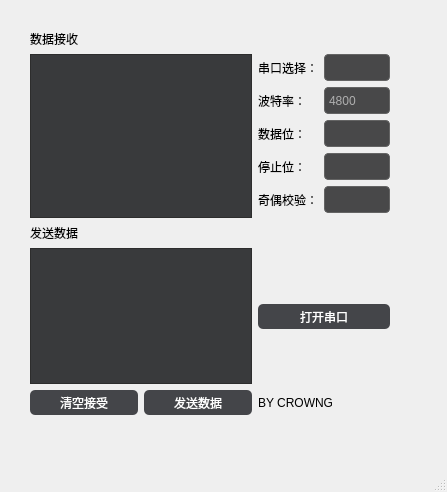
<?xml version="1.0" encoding="UTF-8"?>
<ui version="4.0">
 <class>MainWindow</class>
 <widget class="QMainWindow" name="MainWindow">
  <property name="geometry">
   <rect>
    <x>0</x>
    <y>0</y>
    <width>447</width>
    <height>492</height>
   </rect>
  </property>
  <property name="windowTitle">
   <string>MainWindow</string>
  </property>
  <widget class="QWidget" name="centralwidget">
   <widget class="QWidget" name="centralWidget" native="true">
    <property name="geometry">
     <rect>
      <x>30</x>
      <y>30</y>
      <width>360</width>
      <height>385</height>
     </rect>
    </property>
    <property name="styleSheet">
     <string notr="true">QLabel
{
font: 75 10pt &quot;Adobe Caslon Pro Bold&quot;;
}

QComboBox {
        height: 25px;
        border-radius: 4px;
        border: 1px solid rgb(100, 100, 100);
        background: rgb(72, 72, 73);
}
QComboBox:enabled {
        color: rgb(175, 175, 175);
}
QComboBox:!enabled {
        color: rgb(155, 155, 155);
}
QComboBox:enabled:hover, QComboBox:enabled:focus {
        color: rgb(230, 230, 230);
        background: rgb(68, 69, 73);
}
QComboBox::drop-down {
        width: 20px;
        border: none;
        background: transparent;
}
QComboBox::drop-down:hover {
        background: rgba(255, 255, 255, 30);
}
QComboBox::down-arrow {
        image: url(:/Black/arrowBottom);
}
QComboBox::down-arrow:on {
        /**top: 1px;**/
}
QComboBox QAbstractItemView {
        border: 1px solid rgb(100, 100, 100);
        background: rgb(68, 69, 73);
        outline: none;
}
QComboBox QAbstractItemView::item {
        height: 25px;
        color: rgb(175, 175, 175);
}
QComboBox QAbstractItemView::item:selected {
        background: rgba(255, 255, 255, 40);
        color: rgb(230, 230, 230);
}

QPushButton{
        border-radius: 4px;
        border: none;
        width: 75px;
        height: 25px;
}
QPushButton:enabled {
        background: rgb(68, 69, 73);
        color: white;
}
QPushButton:!enabled {
        background: rgb(100, 100, 100);
        color: rgb(200, 200, 200);
}
QPushButton:enabled:hover{
        background: rgb(85, 85, 85);
}
QPushButton:enabled:pressed{
        background: rgb(80, 80, 80);
}

QPushButton#blueButton {
        color: white;
}
QPushButton#blueButton:enabled {
        background: rgb(0, 165, 235);
        color: white;
}
QPushButton#blueButton:!enabled {
        background: gray;
        color: rgb(200, 200, 200);
}
QPushButton#blueButton:enabled:hover {
        background: rgb(0, 180, 255);
}
QPushButton#blueButton:enabled:pressed {
        background: rgb(0, 140, 215);
}

QPushButton#selectButton {
        border: none;
        border-radius: none;
        border-left: 1px solid rgb(100, 100, 100);
        image: url(:/Black/scan);
        background: transparent;
        color: white;
}
QPushButton#selectButton:enabled:hover{
        background: rgb(85, 85, 85);
}
QPushButton#selectButton:enabled:pressed{
        background: rgb(80, 80, 80);
}

QPushButton#linkButton {
        background: transparent;
        color: rgb(0, 160, 230);
        text-align:left;
}
QPushButton#linkButton:hover {
        color: rgb(20, 185, 255);
        text-decoration: underline;
}
QPushButton#linkButton:pressed {
        color: rgb(0, 160, 230);
}

QPushButton#transparentButton {
        background: transparent;
}
QPushButton
{
    font-family:Microsoft Yahei;
    color:white;
    background-color:rgb(14 , 150 , 254);
    border-radius:5px;
}

QPushButton:hover
{
    background-color:rgb(44 , 137 , 255);
	
}

QPushButton:pressed
{
    background-color:rgb(14 , 135 , 228);

    padding-left:3px;
    padding-top:3px;
}

QTextEdit {
        border: 1px solid rgb(45, 45, 45);
        color: rgb(175, 175, 175);
        background: rgb(57, 58, 60);
}

QLineEdit {
        border-radius: 4px;
        height: 25px;
        border: 1px solid rgb(100, 100, 100);
        background: rgb(72, 72, 73);
}
QLineEdit:enabled {
        color: rgb(175, 175, 175);
}
QLineEdit:enabled:hover, QLineEdit:enabled:focus {
        color: rgb(230, 230, 230);
}
QLineEdit:!enabled {
        color: rgb(155, 155, 155);
}


QRadioButton{

}
QProgressBar{
        border: none;
        color: rgb(68, 69, 73);
        text-align: center;
        background: rgb(68, 69, 73);
}
QProgressBar::chunk {
        border: none;
        background: rgb(0, 160, 230);
}

</string>
    </property>
    <layout class="QGridLayout" name="gridLayout">
     <item row="3" column="0" rowspan="3" colspan="2">
      <widget class="QTextEdit" name="textEdit_2"/>
     </item>
     <item row="6" column="0">
      <widget class="QPushButton" name="clearButton">
       <property name="text">
        <string>清空接受</string>
       </property>
      </widget>
     </item>
     <item row="6" column="1">
      <widget class="QPushButton" name="sendButton">
       <property name="text">
        <string>发送数据</string>
       </property>
      </widget>
     </item>
     <item row="1" column="0" colspan="2">
      <widget class="QTextEdit" name="textEdit"/>
     </item>
     <item row="6" column="2">
      <widget class="QLabel" name="label_8">
       <property name="text">
        <string>BY CROWNG</string>
       </property>
      </widget>
     </item>
     <item row="1" column="2" rowspan="2">
      <layout class="QFormLayout" name="formLayout">
       <item row="0" column="0">
        <widget class="QLabel" name="label_3">
         <property name="text">
          <string>串口选择：</string>
         </property>
         <property name="textFormat">
          <enum>Qt::AutoText</enum>
         </property>
        </widget>
       </item>
       <item row="0" column="1">
        <widget class="QComboBox" name="PortBox"/>
       </item>
       <item row="1" column="0">
        <widget class="QLabel" name="label_4">
         <property name="text">
          <string>波特率：</string>
         </property>
        </widget>
       </item>
       <item row="1" column="1">
        <widget class="QComboBox" name="BaudBox">
         <item>
          <property name="text">
           <string>4800</string>
          </property>
         </item>
         <item>
          <property name="text">
           <string>9600</string>
          </property>
         </item>
         <item>
          <property name="text">
           <string>19200</string>
          </property>
         </item>
         <item>
          <property name="text">
           <string>38400</string>
          </property>
         </item>
         <item>
          <property name="text">
           <string>57600</string>
          </property>
         </item>
         <item>
          <property name="text">
           <string>115200</string>
          </property>
         </item>
        </widget>
       </item>
       <item row="2" column="0">
        <widget class="QLabel" name="label_5">
         <property name="text">
          <string>数据位：</string>
         </property>
        </widget>
       </item>
       <item row="2" column="1">
        <widget class="QComboBox" name="comboBox"/>
       </item>
       <item row="3" column="0">
        <widget class="QLabel" name="label_6">
         <property name="text">
          <string>停止位：</string>
         </property>
        </widget>
       </item>
       <item row="3" column="1">
        <widget class="QComboBox" name="comboBox_2"/>
       </item>
       <item row="4" column="0">
        <widget class="QLabel" name="label_7">
         <property name="text">
          <string>奇偶校验：</string>
         </property>
        </widget>
       </item>
       <item row="4" column="1">
        <widget class="QComboBox" name="comboBox_3"/>
       </item>
      </layout>
     </item>
     <item row="4" column="2">
      <widget class="QPushButton" name="openButton">
       <property name="text">
        <string>打开串口</string>
       </property>
      </widget>
     </item>
     <item row="2" column="0">
      <widget class="QLabel" name="label_2">
       <property name="text">
        <string>发送数据</string>
       </property>
      </widget>
     </item>
     <item row="0" column="0">
      <widget class="QLabel" name="label">
       <property name="text">
        <string>数据接收</string>
       </property>
      </widget>
     </item>
    </layout>
   </widget>
  </widget>
  <widget class="QMenuBar" name="menubar">
   <property name="geometry">
    <rect>
     <x>0</x>
     <y>0</y>
     <width>447</width>
     <height>26</height>
    </rect>
   </property>
  </widget>
  <widget class="QStatusBar" name="statusbar"/>
 </widget>
 <resources/>
 <connections/>
</ui>
